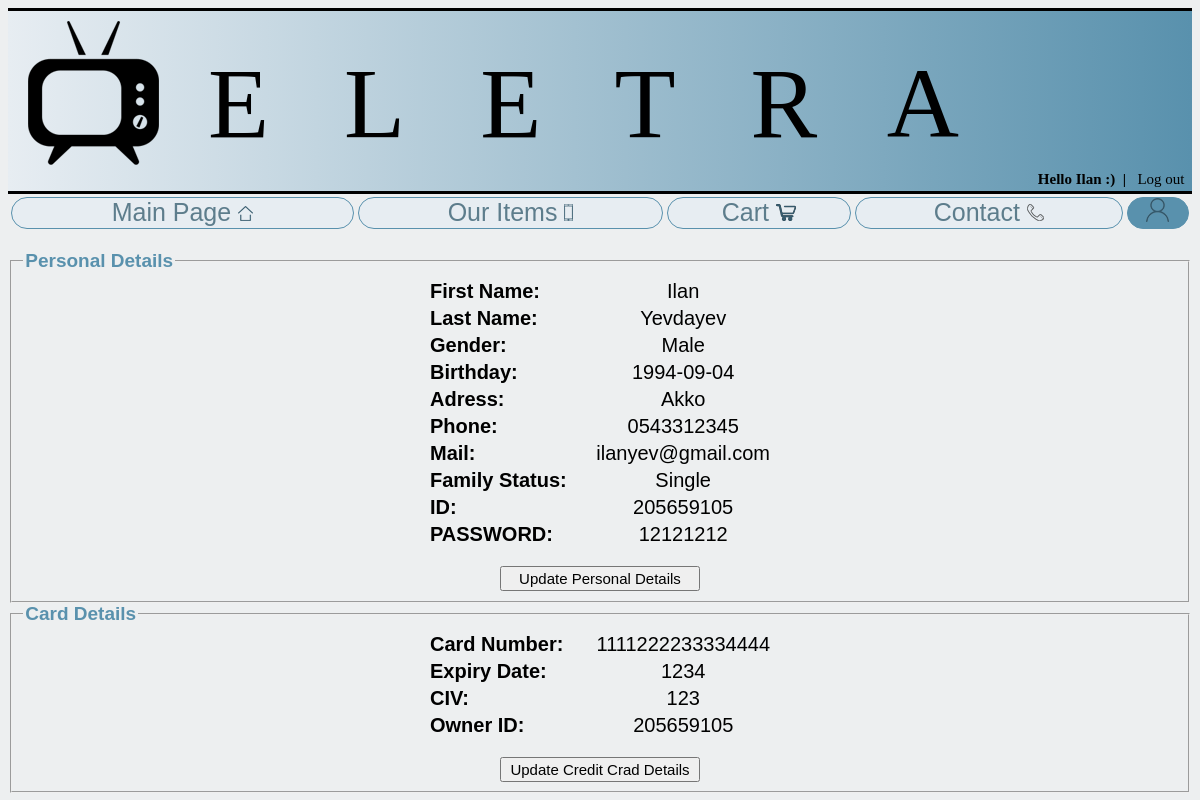
Screenshot of /USERSETTINGS.php (signed in) with the database file from the repository.
### tables this page shows
CREATE TABLE IF NOT EXISTS `user_details` (
  `NUM_OF_USER` int(11) NOT NULL AUTO_INCREMENT,
  `FIRST_NAME` varchar(10) NOT NULL,
  `FAMILY_NAME` varchar(12) NOT NULL,
  `GENDER` varchar(10) NOT NULL,
  `BIRTHDAY` date NOT NULL,
  `ADDRESS` varchar(25) NOT NULL,
  `PHONE` varchar(10) NOT NULL,
  `MAIL` varchar(40) NOT NULL,
  `FAMILY_STATUS` varchar(12) NOT NULL,
  `USER_ID` varchar(9) NOT NULL,
  `PASSWORD` varchar(30) NOT NULL,
  `QUESTION` varchar(15) NOT NULL,
  `ADMIN` int(11) NOT NULL DEFAULT '0',
  PRIMARY KEY (`NUM_OF_USER`),
  UNIQUE KEY `ID` (`USER_ID`) USING BTREE
);

CREATE TABLE IF NOT EXISTS `user_card` (
  `NUM_OF_CARD` int(11) NOT NULL AUTO_INCREMENT,
  `USER_ID` varchar(9) NOT NULL,
  `CARD_NUMBER` varchar(16) NOT NULL,
  `EXPIRY_DATE` varchar(4) NOT NULL,
  `CIV` varchar(3) NOT NULL,
  `OWNER_ID` varchar(9) NOT NULL,
  PRIMARY KEY (`NUM_OF_CARD`),
  UNIQUE KEY `USER_ID` (`USER_ID`)
);

### USERSETTINGS.php (the view, shortened to what this page needs)
<?php
	$connection = mysqli_connect('localhost', 'root', '') or die("ERROR: CONNECTION NOT FOUND!");
	$query = "select * from USER_DETAILS WHERE USER_ID = ".$_SESSION['userIn'];
	$result = mysqli_query($connection, $query);
	$idInf = mysqli_fetch_array($result);
	$query = "select * from USER_CARD WHERE USER_ID = ".$_SESSION['userIn'];
	$result = mysqli_query($connection, $query);
	$cardInf = mysqli_fetch_array($result);
?>
<html>
<head>
</head>
<body style="background-color:#edeff0; font-family:arial;" dir="ltr">
<div class="line"></div>
<div id="banner">
	<div id="logo"></div>
	<div id="bannerTitle">E&nbsp;&nbsp;	 L&nbsp;&nbsp;   E&nbsp;&nbsp;   T&nbsp;&nbsp;   R&nbsp;&nbsp;   A</div>
	<div style="text-align:right; padding-top: 160px; font-family: Gisha; font-size:15px;">
		<span style="font-weight:700;">Hello <?php echo $idInf['FIRST_NAME']?>&nbsp;:)&nbsp;&nbsp;|&nbsp;&nbsp;</span>
		<a href="LOGOUT.php">Log out &nbsp;</a>
	</div>
</div>
<div class="line"></div>
<?php include('menubar.php');?>
<br>
<fieldset style="font-size:15px;">
<legend style="color:#5991ad; font-size:19px;"><B>Personal Details</B></legend>
<table align="center" style="font-size:20; width:30%;">
	<tr>
		<td><b>First Name: </b></td> <td class="Style1"><?php echo $idInf['FIRST_NAME'];?></td>
	</tr>
	<tr>
		<td><b>Last Name: </b></td> <td class="Style1"><?php echo $idInf['FAMILY_NAME'];?></td>
	</tr>
	<tr>
		<td><b>Gender: </b></td> <td class="Style1"><?php echo $idInf['GENDER'];?></td>
	</tr>
	<tr>
		<td><b>Birthday: </b></td> <td class="Style1"><?php echo $idInf['BIRTHDAY'];?></td>
	</tr>
	<tr>
		<td><b>Adress: </b></td> <td class="Style1"><?php echo $idInf['ADDRESS'];?></td>
	</tr>
	<tr>
		<td><b>Phone: </b></td> <td class="Style1"><?php echo $idInf['PHONE'];?></td>
	</tr>
	<tr>
		<td><b>Mail: </b></td> <td class="Style1"><?php echo $idInf['MAIL'];?></td>
	</tr>
	<tr>
		<td><b>Family Status: </b></td> <td class="Style1"><?php echo $idInf['FAMILY_STATUS'];?></td>
	</tr>
	<tr>
		<td><b>ID: </b></td> <td class="Style1"><?php echo $idInf['USER_ID'];?></td>
	</tr>
	<tr>
		<td><b>PASSWORD: </b></td> <td class="Style1"><?php echo $idInf['PASSWORD'];?></td>
	</tr>
	</table>
	<center>
	<a href="UPDATE-DETAILS/UPDATE-PERSONAL.php"> <input type="button" value="Update Personal Details" style="width:200; height: 25px; font-size:15px;"> </a>
	</center>
	</fieldset>
	<?php
		if($cardInf['USER_ID'] != ""){
			echo "<fieldset style='font-size:15px;'>";
			echo "<legend style='color:#5991ad; font-size:19px;'><B>Card Details</B></legend>";
			echo "<table align='center' style='font-size:20; width:30%;'>";
				echo "<tr>";
					echo "<td><b> Card Number:</b>"."</td>";
					echo "<td class='Style1'>". $cardInf['CARD_NUMBER']."</td>";
				echo "</tr>";
				echo "<tr>";
					echo "<td><b> Expiry Date:</b>"."</td>";
					echo "<td class='Style1'>".$cardInf['EXPIRY_DATE']."</td>";
				echo "</tr>";
				echo "<tr>";
					echo "<td><b> CIV:</b>"."</td>";
					echo "<td class='Style1'>".$cardInf['CIV']."</td>";
				echo "</tr>";
				echo "<tr>";
					echo "<td><b> Owner ID:</b>"."</td>";
					echo "<td class='Style1'>".$cardInf['OWNER_ID']."</td>";
				echo "</tr>";
			echo "</table>";
			echo "<center>";
			echo "<a href='UPDATE-DETAILS/UPDATE-CARD.php'><input type='button' value='Update Credit Crad Details' style='width:200; height: 25px; font-size:15px;'> </a>";
			echo "</center>";
			echo "</fieldset>";
	}else{
		echo "<br>";
		echo "Card details not entered, <a href='UPDATE-DETAILS/UPDATE-CARD.php'>Enter Card details</a>.";
		echo "<br><br>";
	}
	?>
</body>
</html>

### USERSETTINGS.php (style rules this page uses)
#banner { background: linear-gradient(90deg,#e7edf2 ,#5991ad ); height:180px; }
#logo { background-image: url("images/logo.png"); width:131px; height:144px; position:absolute; margin-left:20px; margin-top:10px; }
#bannerTitle { font-size:100px; font-family:gisha; position:absolute; margin-left:200px; margin-top:35px; }
.line { height:3px; background-color:black; }
a:link, a:visited, a:active { text-decoration:none; color:black; }
td.Style1 { text-align:center; width:150px; }

### rows the page displays
user_details: FIRST_NAME "Ilan", FAMILY_NAME "Yevdayev", GENDER "Male", BIRTHDAY "1994-09-04", ADDRESS "Akko", PHONE "0543312345", MAIL "ilanyev@gmail.com", FAMILY_STATUS "Single", USER_ID "205659105", PASSWORD "12121212"
user_card: CARD_NUMBER "1111222233334444", EXPIRY_DATE "1234", CIV "123", OWNER_ID "205659105"
